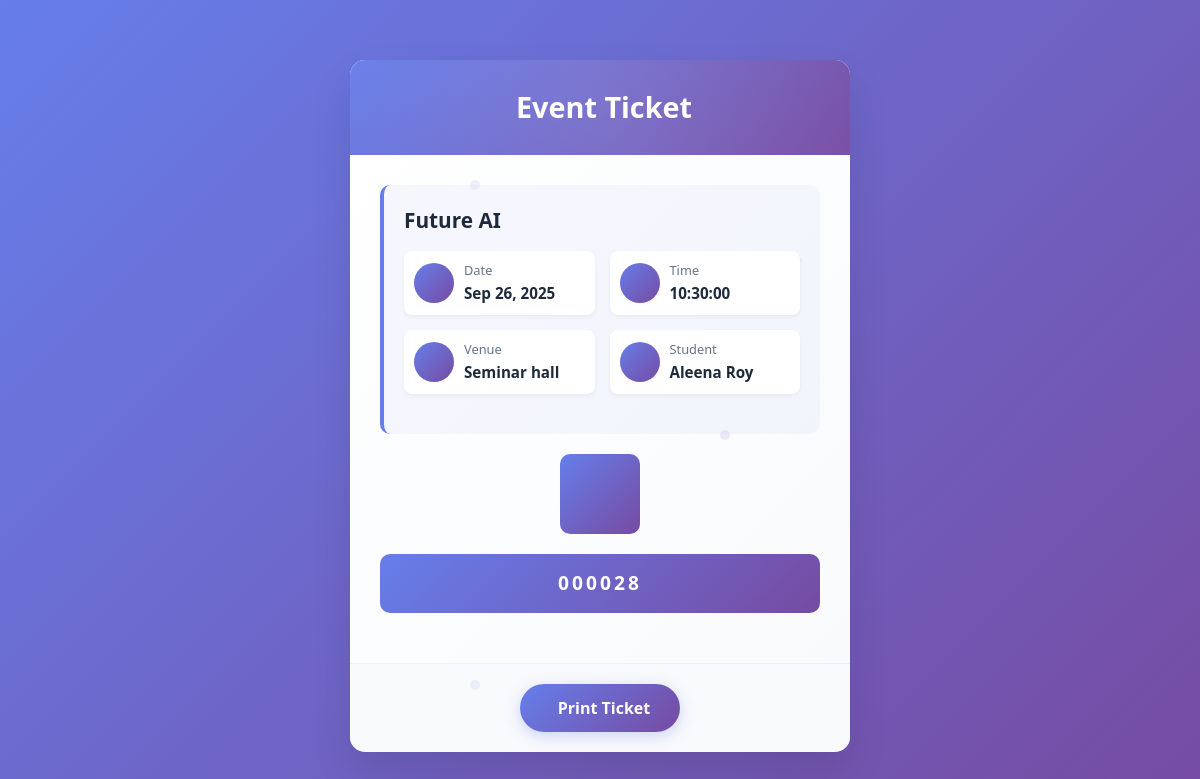
Page /ticket.php?registration_id=28 (signed in) on the committed database.
### tables this page shows
CREATE TABLE `registrations` (
  `registration_id` int(11) NOT NULL,
  `event_id` int(11) NOT NULL,
  `user_type` enum('student','teacher') NOT NULL,
  `user_id` int(11) NOT NULL,
  `registration_date` datetime DEFAULT current_timestamp()
);

CREATE TABLE `events` (
  `event_id` int(11) NOT NULL,
  `title` varchar(100) NOT NULL,
  `description` text DEFAULT NULL,
  `event_date` date NOT NULL,
  `event_time` time NOT NULL,
  `venue` varchar(100) DEFAULT NULL,
  `created_by_user_type` enum('admin','teacher','student') NOT NULL,
  `created_by_user_id` int(11) NOT NULL,
  `duration` int(11) DEFAULT 60
);

CREATE TABLE `students` (
  `student_id` int(11) NOT NULL,
  `first_name` varchar(100) NOT NULL,
  `last_name` varchar(100) NOT NULL,
  `email` varchar(250) NOT NULL,
  `password` varchar(255) NOT NULL,
  `phone_number` varchar(15) DEFAULT NULL,
  `department` varchar(50) DEFAULT NULL,
  `year` int(11) DEFAULT NULL,
  `roll_no` varchar(20) DEFAULT NULL
);

### ticket.php (the view, shortened to what this page needs)
<?php
$conn = new mysqli('localhost', 'root', '', 'event_management');
$student_id = $_SESSION['user_id'];
$registration_id = isset($_GET['registration_id']) ? intval($_GET['registration_id']) : 0;
$ticket = $conn->query("SELECT r.*, e.title, e.event_date, e.event_time, e.venue, s.first_name, s.last_name FROM registrations r JOIN events e ON r.event_id = e.event_id JOIN students s ON r.user_id = s.student_id WHERE r.registration_id = $registration_id AND r.user_type = 'student' AND r.user_id = $student_id")->fetch_assoc();
?>
<!DOCTYPE html>
<html lang="en">
<head>
    <link href="https://cdn.jsdelivr.net/npm/bootstrap@5.3.0/dist/css/bootstrap.min.css" rel="stylesheet">
</head>
<body>
    <div class="ticket-card">
        <div class="ticket-header">
            <h3><i class="fas fa-ticket-alt me-2"></i>Event Ticket</h3>
        </div>
        <div class="ticket-body">
            <div class="event-info">
                <div class="event-title"><?php echo htmlspecialchars($ticket['title']); ?></div>
                <div class="event-details">
                    <div class="detail-item">
                        <div class="detail-icon">
                        </div>
                        <div class="detail-text">
                            <div class="detail-label">Date</div>
                            <div class="detail-value"><?php echo date('M d, Y', strtotime($ticket['event_date'])); ?></div>
                        </div>
                    </div>
                    <div class="detail-item">
                        <div class="detail-icon">
                        </div>
                        <div class="detail-text">
                            <div class="detail-label">Time</div>
                            <div class="detail-value"><?php echo htmlspecialchars($ticket['event_time']); ?></div>
                        </div>
                    </div>
                    <div class="detail-item">
                        <div class="detail-icon">
                        </div>
                        <div class="detail-text">
                            <div class="detail-label">Venue</div>
                            <div class="detail-value"><?php echo htmlspecialchars($ticket['venue']); ?></div>
                        </div>
                    </div>
                    <div class="detail-item">
                        <div class="detail-icon">
                        </div>
                        <div class="detail-text">
                            <div class="detail-label">Student</div>
                            <div class="detail-value"><?php echo htmlspecialchars($ticket['first_name'] . ' ' . $ticket['last_name']); ?></div>
                        </div>
                    </div>
                </div>
            </div>
            <div class="qr-placeholder">
            </div>
            <div class="ticket-code">
                <?php echo str_pad($ticket['registration_id'], 6, '0', STR_PAD_LEFT); ?>
            </div>
        </div>
        <div class="ticket-footer">
            <button class="btn-print" onclick="window.print()">
                <i class="fas fa-print me-2"></i>Print Ticket
            </button>
        </div>
    </div>
</body>
</html>

### ticket.php (style rules this page uses)
body { background: linear-gradient(135deg, #667eea 0%, #764ba2 100%); min-height: 100vh; padding: 20px; }
.ticket-card { max-width: 500px; margin: 40px auto; border: none; border-radius: 15px; overflow: hidden; box-shadow: 0 20px 40px rgba(0, 0, 0, 0.1); background: linear-gradient(135deg, #ffffff 0%, #f8fafc 100%); position: relative; }
.ticket-card::before { content: ''; position: absolute; top: 0; left: 0; right: 0; bottom: 0; pointer-events: none; }
.ticket-header { background: linear-gradient(135deg, #667eea 0%, #764ba2 100%); color: white; padding: 30px; text-align: center; position: relative; overflow: hidden; }
.ticket-header::before { content: ''; position: absolute; top: -50%; left: -50%; width: 200%; height: 200%; background: radial-gradient(circle, rgba(255,255,255,0.1) 0%, transparent 70%); animation: shimmer 3s ease-in-out infinite; }
.ticket-header h3 { margin: 0; font-size: 1.8rem; font-weight: 700; position: relative; z-index: 1; }
.ticket-body { padding: 30px; position: relative; z-index: 1; }
.event-info { background: rgba(102, 126, 234, 0.05); border-radius: 10px; padding: 20px; margin-bottom: 20px; border-left: 4px solid #667eea; }
.event-title { font-size: 1.3rem; font-weight: 600; color: #1e293b; margin-bottom: 15px; }
.event-details { display: grid; grid-template-columns: 1fr 1fr; gap: 15px; margin-bottom: 20px; }
.detail-item { display: flex; align-items: center; gap: 10px; padding: 10px; background: white; border-radius: 8px; box-shadow: 0 2px 4px rgba(0, 0, 0, 0.05); }
.detail-icon { width: 40px; height: 40px; background: linear-gradient(135deg, #667eea 0%, #764ba2 100%); border-radius: 50%; display: flex; align-items: center; justify-content: center; color: white; font-size: 1.1rem; }
.detail-text { flex: 1; }
.detail-label { font-size: 0.8rem; color: #64748b; font-weight: 500; margin-bottom: 2px; }
.detail-value { font-size: 0.95rem; color: #1e293b; font-weight: 600; }
.ticket-code { background: linear-gradient(135deg, #667eea 0%, #764ba2 100%); color: white; padding: 15px; border-radius: 10px; text-align: center; font-size: 1.2rem; font-weight: bold; letter-spacing: 3px; margin-bottom: 20px; position: relative; overflow: hidden; }
.ticket-code::before { content: ''; position: absolute; top: 0; left: -100%; width: 100%; height: 100%; background: linear-gradient(90deg, transparent, rgba(255,255,255,0.2), transparent); animation: scan 2s ease-in-out infinite; }
.ticket-footer { text-align: center; padding: 20px; background: rgba(248, 250, 252, 0.5); border-top: 1px solid rgba(226, 232, 240, 0.5); }
.btn-print { background: linear-gradient(135deg, #667eea 0%, #764ba2 100%); border: none; color: white; padding: 12px 30px; border-radius: 25px; font-weight: 600; transition: all 0.3s ease; box-shadow: 0 4px 15px rgba(102, 126, 234, 0.3); }
.qr-placeholder { width: 80px; height: 80px; background: linear-gradient(135deg, #667eea 0%, #764ba2 100%); border-radius: 10px; display: flex; align-items: center; justify-content: center; color: white; font-size: 1.5rem; margin: 0 auto 20px; }

### rows in the picture
registrations: event.title "Future AI", event.event_date "Sep 26, 2025", event.event_time "10:30:00", event.venue "Seminar hall", students.first_name+last_name "Aleena Roy", registration_id "000028"
